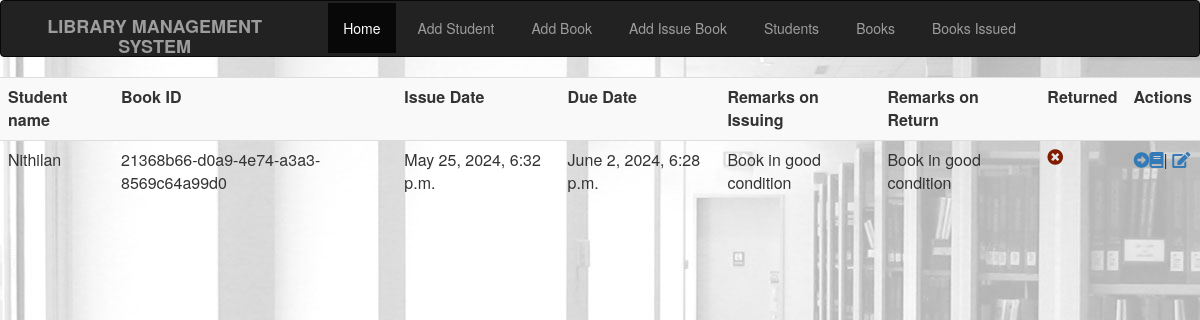
The app's page /view_books_issued with its own data.
### library/models.py (models this page shows, shortened)
class Book_Issue(models.Model):
    student = models.ForeignKey('Students', on_delete=models.CASCADE)
    book_instance = models.ForeignKey('BookInstance', on_delete=models.CASCADE)
    issue_date = models.DateTimeField(auto_now=True,help_text="Date the book is issued")
    due_date = models.DateTimeField(default=get_returndate(),help_text="Date the book is due to")
    date_returned=models.DateField(null=True, blank=True,help_text="Date the book is returned")
    remarks_on_issue = models.CharField(max_length=100, default="Book in good condition", help_text="Book remarks/condition during issue")
    remarks_on_return = models.CharField(max_length=100, default="Book in good condition", help_text="Book remarks/condition during return")

class Students(models.Model):
    roll_number = models.CharField(max_length=100,unique=True)
    fullname = models.CharField(max_length=100)
    address = models.CharField(max_length=100)
    program = models.CharField(max_length=100)
    Guardian_name=models.CharField(max_length=100,help_text="parent/guardian full name")
    Email=models.EmailField(max_length=100,help_text="Guardian/parent e-mail")
    def __str__(self):
        return self.fullname

class BookInstance(models.Model):
    id=models.UUIDField(primary_key=True,default=uuid.uuid4,help_text="Book unique id across the Library")
    book=models.ForeignKey('Book', on_delete=models.CASCADE,null=True)
    book_number=models.PositiveIntegerField(null=True,help_text="Book number for books of the save kind")
    Is_borrowed = models.BooleanField(default=False)

### library/views.py (the view)
# urls.py: path('view_books_issued', views.view_bissue, name='show_issue_record'),
def view_bissue(request):
    issue = Book_Issue.objects.order_by('-id')
    return render(request,'issue_records.html', {'issue': issue})

### library/templates/issue_records.html (shortened to what this page needs)
{% extends 'base.html' %}
{% block content %}
<table class="table table-striped">
<tr>
    <th>Student name </th>
    <th>Book ID </th>
    <th>Issue Date </th>
    <th>Due Date</th>
    <th>Remarks on Issuing</th>
    <th>Remarks on Return</th>
    <th>Returned</th>
    <th>Actions</th>
</tr>
    {%for i in issue%}
    <tr>
        <td>{{i.student}}</td>
        <td>{{i.book_instance.id}}</td>
        <td>{{i.issue_date}}</td>
        <td>{{i.due_date}}</td>
        <td>{{i.remarks_on_issue}}</td>
        <td>{{i.remarks_on_return}}</td>
        <td>
            {%if i.book_instance.Is_borrowed %}
            <span><i class="fa fa-times-circle" style="color:rgb(128, 28, 0)"></i></span>
            <td>
                <a href="return_book/{{i.id}}"><i class="fa fa-arrow-alt-circle-right"></i><i class="fa fa-book"></i></a>|
                <a href="edit_issued/{{i.id}}"><i class="fa fa-edit"></i> </a>
            </td>
            {%else%}
            <span><i class="fa fa-check-circle" style="color:green"></i></span>
            <td><a href="edit_issued/{{i.id}}"><i class="fa fa-edit"></i> </a> | <a href="delete_issued/{{i.id}}"><i class="fa fa-trash-alt"></i></a></td>
            {%endif%}
        </td>
    </tr> {% endfor %}
</table>
{% endblock %}

### library/templates/base.html (style rules this page uses)
body { background-image: url('static/images/bg_library.jpg'); text-align:center; }

### records on screen
Book_Issue: student "Nithilan", book_instance.id "21368b66-d0a9-4e74-a3a3-8569c64a99d0", issue_date "May 25, 2024, 6:32 p.m.", due_date "June 2, 2024, 6:28 p.m.", remarks_on_issue "Book in good condition", remarks_on_return "Book in good condition"
